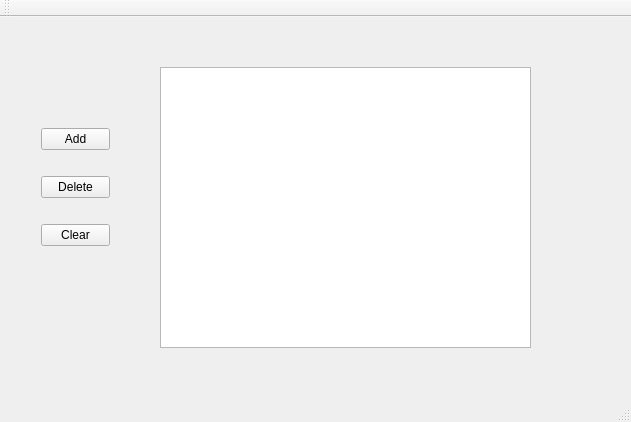
<?xml version="1.0" encoding="UTF-8"?>
<ui version="4.0">
 <class>MainWindow</class>
 <widget class="QMainWindow" name="MainWindow">
  <property name="geometry">
   <rect>
    <x>0</x>
    <y>0</y>
    <width>631</width>
    <height>422</height>
   </rect>
  </property>
  <property name="windowTitle">
   <string>MainWindow</string>
  </property>
  <property name="styleSheet">
   <string notr="true">font: 9pt &quot;Consolas&quot;;</string>
  </property>
  <widget class="QWidget" name="centralWidget">
   <widget class="QTextEdit" name="DisplyEdit">
    <property name="enabled">
     <bool>true</bool>
    </property>
    <property name="geometry">
     <rect>
      <x>160</x>
      <y>50</y>
      <width>371</width>
      <height>281</height>
     </rect>
    </property>
   </widget>
   <widget class="QWidget" name="">
    <property name="geometry">
     <rect>
      <x>30</x>
      <y>80</y>
      <width>91</width>
      <height>181</height>
     </rect>
    </property>
    <layout class="QVBoxLayout" name="verticalLayout">
     <item>
      <widget class="QPushButton" name="AddBtn">
       <property name="text">
        <string>Add</string>
       </property>
      </widget>
     </item>
     <item>
      <widget class="QPushButton" name="DelBtn">
       <property name="text">
        <string>Delete</string>
       </property>
      </widget>
     </item>
     <item>
      <widget class="QPushButton" name="ResetBtn">
       <property name="text">
        <string>Clear</string>
       </property>
      </widget>
     </item>
    </layout>
   </widget>
  </widget>
  <widget class="QMenuBar" name="menuBar">
   <property name="geometry">
    <rect>
     <x>0</x>
     <y>0</y>
     <width>631</width>
     <height>20</height>
    </rect>
   </property>
  </widget>
  <widget class="QToolBar" name="mainToolBar">
   <attribute name="toolBarArea">
    <enum>TopToolBarArea</enum>
   </attribute>
   <attribute name="toolBarBreak">
    <bool>false</bool>
   </attribute>
  </widget>
  <widget class="QStatusBar" name="statusBar"/>
 </widget>
 <layoutdefault spacing="6" margin="11"/>
 <resources/>
 <connections/>
</ui>
